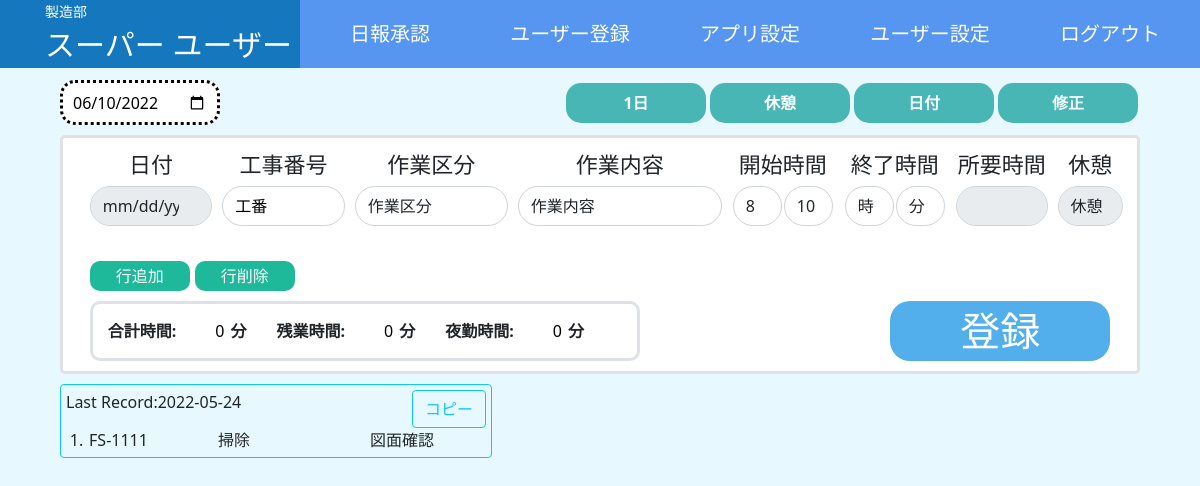
The app's page /report/ (signed in), older data.
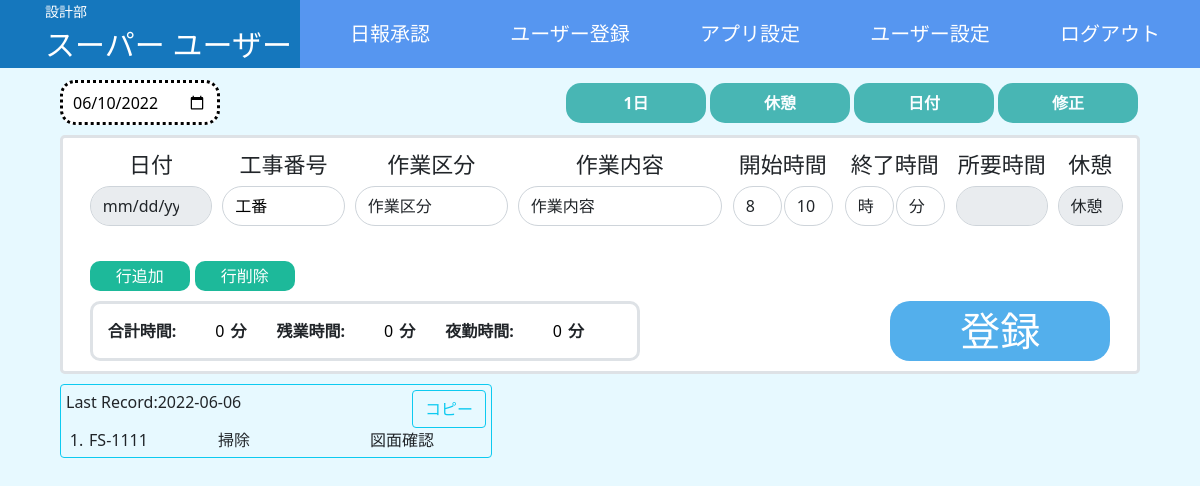
The same page, newer data.
### account/models.py (models this page shows)
class CustomUser(AbstractUser):
    fast_name = models.CharField(max_length=30, blank=True, null=True)
    last_name = models.CharField(max_length=30, blank=True, null=True)
    area = models.ForeignKey(User_Area,on_delete=models.SET_NULL, null=True)
    dept = models.ForeignKey(User_Dept,on_delete=models.SET_NULL, null=True)
    class meta:
        verbose_name_plural ='account.CustomUser'

### app_setting/models.py (models this page shows)
class User_Dept(models.Model):
    number = models.IntegerField("番号",blank=False, null=False)
    dept = models.CharField("部署",max_length=30, blank=False, null=False)
    def __str__(self):
        return str(self.dept)

### report/models.py (models this page shows)
class reports(models.Model):
    Report_User_name =     models.CharField("名前", max_length=30, blank=False, null=False)
    Report_User_dept =     models.CharField("部署", max_length=30, blank=False, null=False)
    Report_User_area =     models.CharField("エリア", max_length=30, blank=False, null=False)
    Report_Row_date =      models.CharField("日付", max_length=30, blank=True, null=True)
    Report_Matter_code =   models.CharField("工番", max_length=30, blank=True, null=True)
    Report_Work_class =    models.CharField("作業区分", max_length=30, blank=True, null=True)
    Report_Work_contents = models.CharField("作業番号", max_length=30, blank=True, null=True)
    Report_Rowstart_time = models.TimeField("開始時間",max_length=30, blank=False, null=False)
    Report_Rowend_time =   models.TimeField("終了時間",max_length=30, blank=False, null=False)
    Report_Total_time =    models.IntegerField("所要時間", blank=False, null=False)
    Report_Over_time =     models.IntegerField("残業時間", blank=True, null=True)
    Report_Night_time =    models.IntegerField("夜勤時間", blank=True, null=True)
    Report_Check_number =  models.IntegerField("チェック", default=0, blank=True,null=True)

### report/views.py (the view)
# urls.py: path('report/' , views.ReportViews, name="report"),
@login_required
def ReportViews(request):
    if  request.method == 'POST':
        dateList = []
        Matter_numberList = []
        work_classList = []
        work_contentsList = []
        start_timeList = []
        end_timeList = []
        total_timeList = []
        form = report_form(request.POST)
        if form.is_valid():
            for i in request.POST.items():
                if re.match(r'Reportdate_*'    ,i[0]):dateList.append(i[1])
                if re.match(r'constr_number_*' ,i[0]):Matter_numberList.append(i[1])
                if re.match(r'work_class_*'    ,i[0]):work_classList.append(i[1])
                if re.match(r'work_contents_*' ,i[0]):work_contentsList.append(i[1])
                if re.match(r'start_time_*'    ,i[0]):start_timeList.append(i[1])
                if re.match(r'end_time_*'      ,i[0]):end_timeList.append(i[1])
                if re.match(r'total_time_*'    ,i[0]):total_timeList.append(i[1])
                if re.match(r'date_status'     ,i[0]):date_status = int(i[1])
                if "rows" == i[0]:rows_count = int(i[1])
            user_name = request.user.last_name + request.user.fast_name
            for l in range(rows_count):
                if date_status == 0:
                    Date = dateList[0]
                else:
                    Date = dateList[l]
                Reports = reports(
                    Report_User_name = user_name,
                    Report_User_dept = request.user.dept,
                    Report_User_area = request.user.area,
                    Report_Row_date = Date,
                    Report_Matter_code = Matter_numberList[l],
                    Report_Work_class = work_classList[l],
                    Report_Work_contents = work_contentsList[l],
                    Report_Rowstart_time = start_timeList[l],
                    Report_Rowend_time = end_timeList[l],
                    Report_Total_time = int(total_timeList[l]),
                    Report_Over_time = int(0),
                    Report_Night_time = int(0),
                    Report_Check_number = 1,
                    )
                Reports.save()
            return redirect("report")
        else:
            params = {
                'form':form,
                "erorr":form.errors
                }
        return render(request, 'report/index.html',params)
    elif request.method == 'GET':
        myuser = (str(request.user.last_name) +  str(request.user.fast_name))
        user_record = reports.objects.filter(Report_User_name = myuser).order_by('-Report_Row_date').first()
        try:
            user_record_date = user_record.Report_Row_date
        except UnboundLocalError and AttributeError:
            user_record_date = None
        wark_class = UserWorkclass.objects.filter(user__username = request.user.username)
        wark_content = DefaulWorkContent.objects.filter(dept__dept = request.user.dept)
        record = reports.objects.filter(
            Report_User_name = myuser,
            Report_Row_date = user_record_date
            ).order_by('-Report_Row_date')
        form = report_form()
        try:
            params = {
                'form':form,
                "record":record,
                "record_date":record[0],
                "matter":matter_code(),
                "workclass":wark_class,
                "wark_content":wark_content
                }
        except IndexError:
            params = {
                'form':form,
                "record":record,
                "matter":matter_code(),
                "workclass":wark_class,
                "wark_content":wark_content
                }
    return render(request,'report/index.html',params)

### report/forms.py
class  report_form(forms.ModelForm):
    rowstart_time_h_0 = forms.ChoiceField(
        required=True,
        choices = time_h,
    )
    rowstart_time_m_0 = forms.ChoiceField(
        required=True,
        choices = time_m,
    )
    rowend_time_h_0 = forms.ChoiceField(
        required=True,
        choices = time_h,
    )
    rowend_time_m_0 = forms.ChoiceField(
        required=True,
        choices = time_m,
    )
    class Meta:
        model = reports
        fields = (
            'Report_Work_class',
            'Report_Work_contents',
            )

### report/templates/report/index.html (shortened to what the changed rows need)
{% extends "base.html" %}
{% load static %}
{% load widget_tweaks %}
{% block css %}{% static 'css/report_style.css' %}{% endblock %}
{% block css2 %}{% static 'css/header.css' %}{% endblock %}
{% block content %}
<body onload="loadFunc();TodayDate();userArea_timeChange()">
    {% include 'include.html' %}
    <div class="wrapper">
      <div class="hisory-record-contents border border-info rounded">
        <div class="hisory-record-contents-top">
          <p  class="hisory-item1">Last Record:{{ record_date.Report_Row_date }}</p>
          <button type="button"onclick="get_text()"id="copy-btn"class="hisory-item2 btn btn-outline-info copy-btn">コピー</button>
        </div>
        <div id="past-report" class="hisory-record-contents-main">
            {% for member in record %}
          <ul class="hisory-record-p">
            <li class="">{{ forloop.counter }}. </li>
            <li>
              {% if  member.Report_Matter_code == "" %}
              工番なし
              {% else %}
              {{ member.Report_Matter_code }}
              {% endif %}
            </li>
            <li>{{ member.Report_Work_class }}</li>
            <li>{{ member.Report_Work_contents }}</li>
          </ul>
          {% endfor %}
        </div>
      </div>
    </div>
{% endblock %}

### account/templates/include.html (shortened to what this page needs)
<header>
    <div class="user-name">
        <p class="user-dept">{{ user.dept.dept }}</p>
        <p>{{ user.last_name }} {{ user.fast_name }} 様</p>
    </div>
    <nav class="nav-bar">
        <ul class="menu-nav-bar">
            {% if user.is_staff %}
                {% if  request.path != "/report_table/" %}
                    <li><a class="nav-bar-tag" href="{% url "report_table" %}">日報承認</a></li>
                {% endif %}
                {% if request.path != "/account/" %}
                    <li><a class="nav-bar-tag" href="{% url "account" %}">ユーザー登録</a></li>
                {% endif %}
                {% if request.path != "/app_settings/" %}
                    <li><a class="nav-bar-tag" href="{% url "app_settings" %}">アプリ設定</a></li>
                {% endif %}
            {% endif %}
            {% if request.path != "/user_setting/" %}
                <li><a class="nav-bar-tag" href="{% url "user_setting" %}">ユーザー設定</a></li>
            {% endif %}
            <li><a class="nav-bar-tag" href="{% url 'logout' %}">ログアウト</a></li>
        </ul>
    </nav>
</header>

Row changes from the older to the newer data that the page shows:
no longer on this page (row edited): reports: Report_Row_date "2022-05-24", Report_Matter_code "FS-1111", Report_Work_class "掃除", Report_Work_contents "図面確認"
changed CustomUser "スーパー": dept.dept "製造部" → "設計部"
added reports: Report_Row_date "2022-06-06", Report_Matter_code "FS-1111", Report_Work_class "掃除", Report_Work_contents "図面確認"
